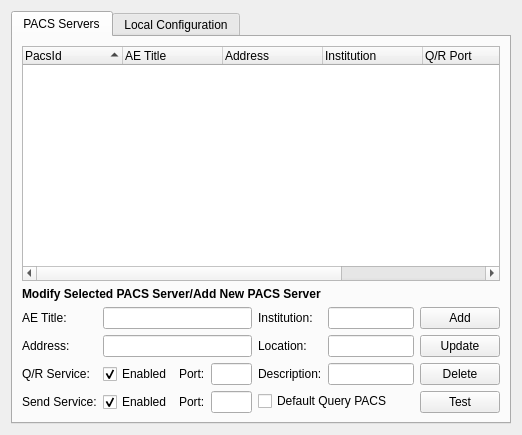
<?xml version="1.0" encoding="UTF-8"?>
<ui version="4.0">
 <class>udg::QConfigurationScreenBase</class>
 <widget class="QWidget" name="udg::QConfigurationScreenBase">
  <property name="geometry">
   <rect>
    <x>0</x>
    <y>0</y>
    <width>522</width>
    <height>435</height>
   </rect>
  </property>
  <property name="windowTitle">
   <string>PACS Configuration</string>
  </property>
  <property name="windowIcon">
   <iconset resource="../main/main.qrc">
    <normaloff>:/images/icons/preferences-system-network.svg</normaloff>:/images/icons/preferences-system-network.svg</iconset>
  </property>
  <layout class="QVBoxLayout" name="verticalLayout_4">
   <item>
    <widget class="QTabWidget" name="tabConfiguration">
     <property name="currentIndex">
      <number>0</number>
     </property>
     <widget class="QWidget" name="tab_3">
      <attribute name="title">
       <string>PACS Servers</string>
      </attribute>
      <layout class="QVBoxLayout" name="verticalLayout_2">
       <item>
        <widget class="QTreeWidget" name="m_PacsTreeView">
         <property name="alternatingRowColors">
          <bool>true</bool>
         </property>
         <property name="selectionBehavior">
          <enum>QAbstractItemView::SelectRows</enum>
         </property>
         <property name="indentation">
          <number>20</number>
         </property>
         <property name="rootIsDecorated">
          <bool>false</bool>
         </property>
         <property name="uniformRowHeights">
          <bool>false</bool>
         </property>
         <property name="itemsExpandable">
          <bool>false</bool>
         </property>
         <property name="sortingEnabled">
          <bool>true</bool>
         </property>
         <column>
          <property name="text">
           <string>PacsId</string>
          </property>
         </column>
         <column>
          <property name="text">
           <string>AE Title</string>
          </property>
         </column>
         <column>
          <property name="text">
           <string>Address</string>
          </property>
         </column>
         <column>
          <property name="text">
           <string>Institution</string>
          </property>
         </column>
         <column>
          <property name="text">
           <string>Q/R Port</string>
          </property>
         </column>
         <column>
          <property name="text">
           <string>Send Port</string>
          </property>
         </column>
         <column>
          <property name="text">
           <string>Default Query PACS</string>
          </property>
         </column>
         <column>
          <property name="text">
           <string/>
          </property>
         </column>
        </widget>
       </item>
       <item>
        <widget class="QLabel" name="label_11">
         <property name="font">
          <font>
           <weight>75</weight>
           <bold>true</bold>
          </font>
         </property>
         <property name="text">
          <string>Modify Selected PACS Server/Add New PACS Server</string>
         </property>
        </widget>
       </item>
       <item>
        <layout class="QHBoxLayout" name="horizontalLayout">
         <item>
          <layout class="QGridLayout" name="gridLayout">
           <item row="0" column="0">
            <widget class="QLabel" name="textLabel1_2">
             <property name="text">
              <string>AE Title:</string>
             </property>
            </widget>
           </item>
           <item row="0" column="1" colspan="3">
            <widget class="QLineEdit" name="m_textAETitle">
             <property name="maxLength">
              <number>16</number>
             </property>
            </widget>
           </item>
           <item row="1" column="0">
            <widget class="QLabel" name="textLabel3_5">
             <property name="text">
              <string>Address:</string>
             </property>
            </widget>
           </item>
           <item row="1" column="1" colspan="3">
            <widget class="QLineEdit" name="m_textAddress"/>
           </item>
           <item row="2" column="0">
            <widget class="QLabel" name="textLabel4_2">
             <property name="text">
              <string>Q/R Service:</string>
             </property>
            </widget>
           </item>
           <item row="2" column="1">
            <widget class="QCheckBox" name="m_checkBoxQueryRetrieveEnabled">
             <property name="text">
              <string>Enabled</string>
             </property>
             <property name="checked">
              <bool>true</bool>
             </property>
            </widget>
           </item>
           <item row="2" column="2">
            <widget class="QLabel" name="label">
             <property name="text">
              <string>Port:</string>
             </property>
            </widget>
           </item>
           <item row="2" column="3">
            <widget class="QLineEdit" name="m_textQueryRetrieveServicePort">
             <property name="maximumSize">
              <size>
               <width>64</width>
               <height>32767</height>
              </size>
             </property>
            </widget>
           </item>
           <item row="3" column="0">
            <widget class="QLabel" name="textLabel4_3">
             <property name="text">
              <string>Send Service:</string>
             </property>
            </widget>
           </item>
           <item row="3" column="1">
            <widget class="QCheckBox" name="m_checkBoxStoreEnabled">
             <property name="text">
              <string>Enabled</string>
             </property>
             <property name="checked">
              <bool>true</bool>
             </property>
            </widget>
           </item>
           <item row="3" column="2">
            <widget class="QLabel" name="label_2">
             <property name="text">
              <string>Port:</string>
             </property>
            </widget>
           </item>
           <item row="3" column="3">
            <widget class="QLineEdit" name="m_textStoreServicePort">
             <property name="maximumSize">
              <size>
               <width>64</width>
               <height>32767</height>
              </size>
             </property>
            </widget>
           </item>
          </layout>
         </item>
         <item>
          <layout class="QGridLayout" name="gridLayout_2">
           <item row="0" column="0">
            <widget class="QLabel" name="textLabel6_7">
             <property name="text">
              <string>Institution:</string>
             </property>
            </widget>
           </item>
           <item row="0" column="1">
            <widget class="QLineEdit" name="m_textInstitution"/>
           </item>
           <item row="1" column="0">
            <widget class="QLabel" name="textLabel7_6">
             <property name="text">
              <string>Location:</string>
             </property>
            </widget>
           </item>
           <item row="1" column="1">
            <widget class="QLineEdit" name="m_textLocation"/>
           </item>
           <item row="2" column="0">
            <widget class="QLabel" name="textLabel8_6">
             <property name="text">
              <string>Description:</string>
             </property>
            </widget>
           </item>
           <item row="2" column="1">
            <widget class="QLineEdit" name="m_textDescription"/>
           </item>
           <item row="3" column="0" colspan="2">
            <widget class="QCheckBox" name="m_checkDefault">
             <property name="text">
              <string>Default Query PACS</string>
             </property>
            </widget>
           </item>
          </layout>
         </item>
         <item>
          <layout class="QVBoxLayout" name="verticalLayout">
           <item>
            <widget class="QPushButton" name="m_buttonAddPacs">
             <property name="toolTip">
              <string>Add the new PACS to the list</string>
             </property>
             <property name="text">
              <string>Add</string>
             </property>
             <property name="icon">
              <iconset resource="../main/main.qrc">
               <normaloff>:/images/icons/list-add.svg</normaloff>:/images/icons/list-add.svg</iconset>
             </property>
            </widget>
           </item>
           <item>
            <widget class="QPushButton" name="m_buttonUpdatePacs">
             <property name="toolTip">
              <string>Update parameters of the selected PACS</string>
             </property>
             <property name="text">
              <string>Update</string>
             </property>
             <property name="icon">
              <iconset resource="../main/main.qrc">
               <normaloff>:/images/icons/document-save.svg</normaloff>:/images/icons/document-save.svg</iconset>
             </property>
            </widget>
           </item>
           <item>
            <widget class="QPushButton" name="m_buttonDeletePacs">
             <property name="toolTip">
              <string>Delete selected PACS</string>
             </property>
             <property name="text">
              <string>Delete</string>
             </property>
             <property name="icon">
              <iconset resource="../main/main.qrc">
               <normaloff>:/images/icons/edit-delete.svg</normaloff>:/images/icons/edit-delete.svg</iconset>
             </property>
            </widget>
           </item>
           <item>
            <widget class="QPushButton" name="m_buttonTestPacs">
             <property name="toolTip">
              <string>Test if selected PACS is alive</string>
             </property>
             <property name="text">
              <string>Test</string>
             </property>
            </widget>
           </item>
          </layout>
         </item>
        </layout>
       </item>
      </layout>
     </widget>
     <widget class="QWidget" name="TabPage_2">
      <attribute name="title">
       <string>Local Configuration</string>
      </attribute>
      <layout class="QVBoxLayout" name="verticalLayout_3">
       <item>
        <widget class="QLabel" name="label_15">
         <property name="font">
          <font>
           <weight>75</weight>
           <bold>true</bold>
          </font>
         </property>
         <property name="text">
          <string>Local DICOM Configuration</string>
         </property>
        </widget>
       </item>
       <item>
        <layout class="QGridLayout" name="gridLayout_3">
         <item row="0" column="0">
          <widget class="QLabel" name="textLabel3">
           <property name="text">
            <string>Local Machine AE Title:</string>
           </property>
          </widget>
         </item>
         <item row="0" column="1">
          <widget class="QLineEdit" name="m_textAETitleMachine">
           <property name="maxLength">
            <number>16</number>
           </property>
          </widget>
         </item>
         <item row="1" column="0">
          <widget class="QLabel" name="textLabel5">
           <property name="text">
            <string>Max. Seconds for Timeout:</string>
           </property>
          </widget>
         </item>
         <item row="1" column="1">
          <widget class="QLineEdit" name="m_textTimeout">
           <property name="maxLength">
            <number>8</number>
           </property>
          </widget>
         </item>
         <item row="2" column="0">
          <widget class="QLabel" name="textLabel6">
           <property name="text">
            <string>Incoming Connections Port:</string>
           </property>
          </widget>
         </item>
         <item row="2" column="1">
          <widget class="QLineEdit" name="m_textLocalPort">
           <property name="maxLength">
            <number>8</number>
           </property>
          </widget>
         </item>
         <item row="3" column="0">
          <widget class="QLabel" name="textLabel7">
           <property name="text">
            <string>Max. Simultaneous Connections:</string>
           </property>
          </widget>
         </item>
         <item row="3" column="1">
          <widget class="QLineEdit" name="m_textMaxConnections">
           <property name="maxLength">
            <number>8</number>
           </property>
          </widget>
         </item>
         <item row="1" column="2" rowspan="3">
          <widget class="QFrame" name="m_warningFrameIncomingConnectionsPortInUse">
           <layout class="QHBoxLayout" name="horizontalLayout_2">
            <property name="leftMargin">
             <number>0</number>
            </property>
            <property name="topMargin">
             <number>0</number>
            </property>
            <property name="rightMargin">
             <number>0</number>
            </property>
            <property name="bottomMargin">
             <number>0</number>
            </property>
            <item>
             <widget class="QLabel" name="label_16">
              <property name="minimumSize">
               <size>
                <width>16</width>
                <height>16</height>
               </size>
              </property>
              <property name="maximumSize">
               <size>
                <width>16</width>
                <height>16</height>
               </size>
              </property>
              <property name="styleSheet">
               <string notr="true">image: url(:/images/icons/emblem-warning.svg)</string>
              </property>
             </widget>
            </item>
            <item>
             <widget class="QLabel" name="label_13">
              <property name="text">
               <string>This port is in use by another application.</string>
              </property>
              <property name="wordWrap">
               <bool>true</bool>
              </property>
             </widget>
            </item>
           </layout>
          </widget>
         </item>
        </layout>
       </item>
       <item>
        <widget class="QLabel" name="label_14">
         <property name="font">
          <font>
           <weight>75</weight>
           <bold>true</bold>
          </font>
         </property>
         <property name="text">
          <string>Institution Contact Information</string>
         </property>
        </widget>
       </item>
       <item>
        <layout class="QGridLayout" name="gridLayout_4">
         <item row="0" column="0">
          <widget class="QLabel" name="label_3">
           <property name="text">
            <string>Institution:</string>
           </property>
          </widget>
         </item>
         <item row="0" column="1" colspan="3">
          <widget class="QLineEdit" name="m_textInstitutionName">
           <property name="maxLength">
            <number>150</number>
           </property>
          </widget>
         </item>
         <item row="1" column="0">
          <widget class="QLabel" name="label_4">
           <property name="text">
            <string>Address:</string>
           </property>
          </widget>
         </item>
         <item row="1" column="1" colspan="3">
          <widget class="QLineEdit" name="m_textInstitutionAddress">
           <property name="maxLength">
            <number>150</number>
           </property>
          </widget>
         </item>
         <item row="2" column="0">
          <widget class="QLabel" name="label_5">
           <property name="text">
            <string>City:</string>
           </property>
          </widget>
         </item>
         <item row="2" column="1">
          <widget class="QLineEdit" name="m_textInstitutionTown">
           <property name="maxLength">
            <number>100</number>
           </property>
          </widget>
         </item>
         <item row="2" column="2">
          <widget class="QLabel" name="label_6">
           <property name="text">
            <string>ZIP Code:</string>
           </property>
          </widget>
         </item>
         <item row="2" column="3">
          <widget class="QLineEdit" name="m_textInstitutionZipCode">
           <property name="maximumSize">
            <size>
             <width>150</width>
             <height>16777215</height>
            </size>
           </property>
           <property name="maxLength">
            <number>20</number>
           </property>
          </widget>
         </item>
         <item row="3" column="0">
          <widget class="QLabel" name="label_7">
           <property name="text">
            <string>Country:</string>
           </property>
          </widget>
         </item>
         <item row="3" column="1" colspan="3">
          <widget class="QLineEdit" name="m_textInstitutionCountry">
           <property name="maxLength">
            <number>100</number>
           </property>
          </widget>
         </item>
         <item row="4" column="0">
          <widget class="QLabel" name="label_8">
           <property name="text">
            <string>Email:</string>
           </property>
          </widget>
         </item>
         <item row="4" column="1">
          <widget class="QLineEdit" name="m_textInstitutionEmail">
           <property name="maxLength">
            <number>150</number>
           </property>
          </widget>
         </item>
         <item row="4" column="2">
          <widget class="QLabel" name="label_9">
           <property name="text">
            <string>Phone Number:</string>
           </property>
          </widget>
         </item>
         <item row="4" column="3">
          <widget class="QLineEdit" name="m_textInstitutionPhoneNumber">
           <property name="maximumSize">
            <size>
             <width>150</width>
             <height>16777215</height>
            </size>
           </property>
           <property name="maxLength">
            <number>100</number>
           </property>
          </widget>
         </item>
        </layout>
       </item>
       <item>
        <spacer>
         <property name="orientation">
          <enum>Qt::Vertical</enum>
         </property>
         <property name="sizeHint" stdset="0">
          <size>
           <width>20</width>
           <height>40</height>
          </size>
         </property>
        </spacer>
       </item>
      </layout>
     </widget>
    </widget>
   </item>
  </layout>
 </widget>
 <resources>
  <include location="../main/main.qrc"/>
  <include location="../main/main.qrc"/>
 </resources>
 <connections/>
</ui>
